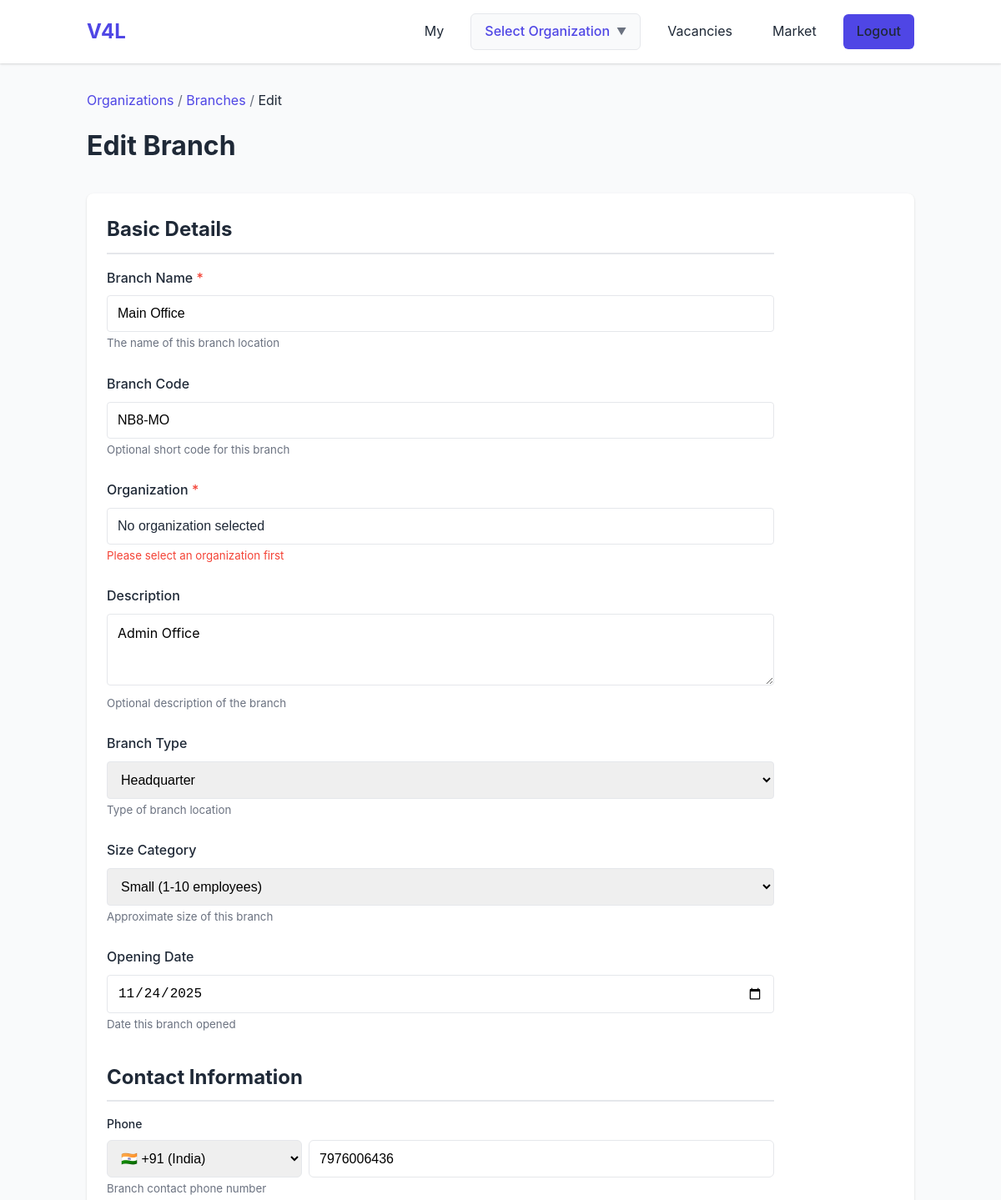
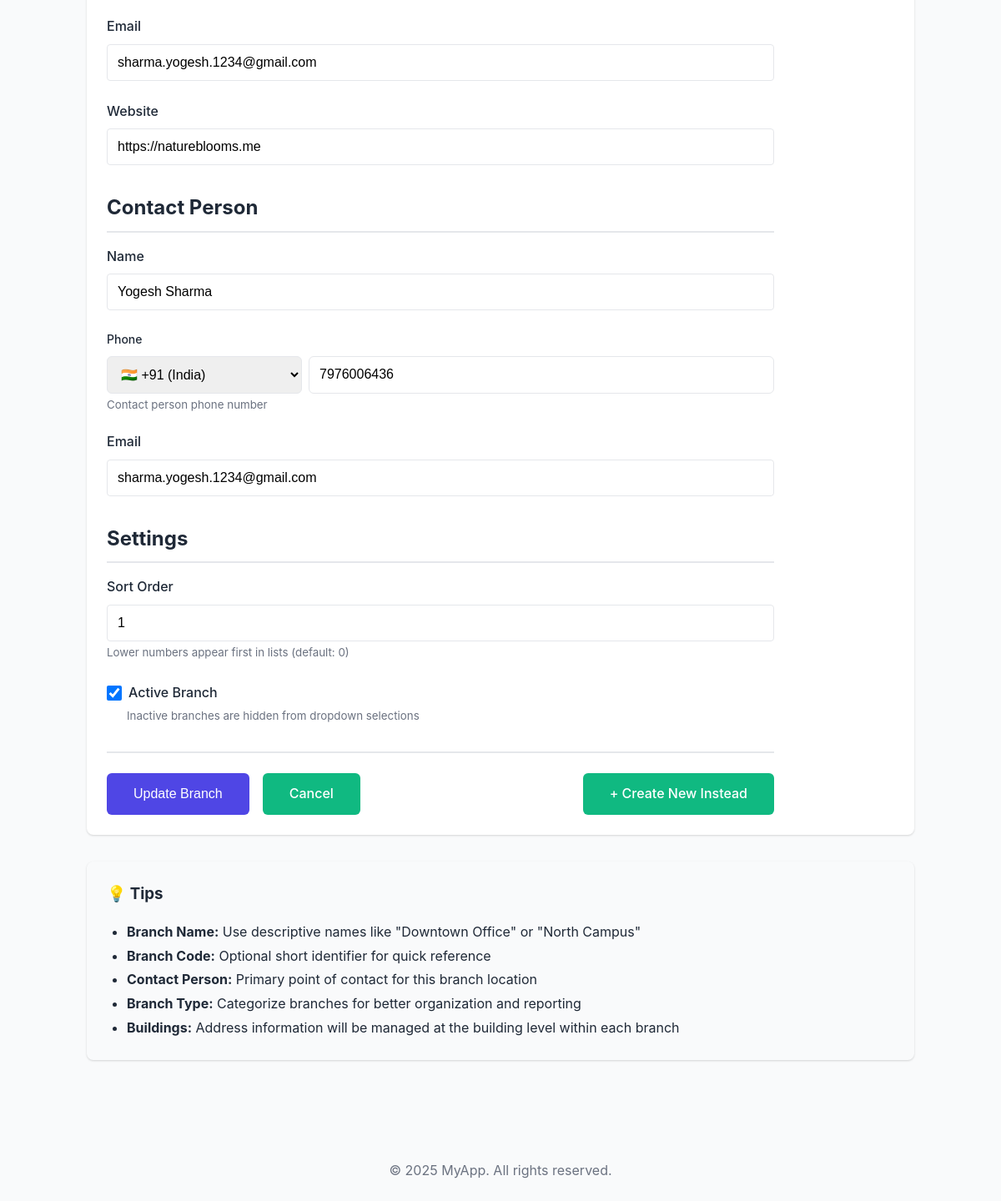
Page /public/organizations/departments/facilities/branches/form/index.php?id=bd1fa6d3-2aff-48de-b969-5f4dd11868eb (signed in) on the committed database (2 pictures, top to bottom).
### tables this page shows
CREATE TABLE organization_branches (
    id TEXT PRIMARY KEY,
    organization_id TEXT NOT NULL,
    name TEXT NOT NULL,
    code TEXT,
    description TEXT,

    -- Contact fields
    phone TEXT,
    email TEXT,
    website TEXT,

    -- Branch contact person
    contact_person_name TEXT,
    contact_person_phone TEXT,
    contact_person_email TEXT,

    -- Status and metadata
    is_active INTEGER DEFAULT 1,
    branch_type TEXT,
    size_category TEXT,
    opening_date TEXT,
    sort_order INTEGER DEFAULT 0,

    -- Audit fields
    created_by TEXT,
    created_at TEXT DEFAULT CURRENT_TIMESTAMP,
    updated_by TEXT,
    updated_at TEXT,
    deleted_by TEXT,
    deleted_at TEXT,

    FOREIGN KEY (organization_id) REFERENCES organizations(id) ON DELETE CASCADE,
    FOREIGN KEY (created_by) REFERENCES users(id) ON DELETE SET NULL
);

### public/organizations/departments/facilities/branches/form/index.php (the view, shortened to what the rows shown need)
<?php
$branchRepo = new OrganizationBranchRepository();
$isEdit = false;
$branch = new OrganizationBranch();
$branchTypes = [
    'headquarter' => 'Headquarter',
    'regional_office' => 'Regional Office',
    'branch_office' => 'Branch Office',
    'warehouse' => 'Warehouse',
    'retail' => 'Retail Location',
    'manufacturing' => 'Manufacturing',
    'other' => 'Other'
];
$sizeCategories = [
    'small' => 'Small (1-10 employees)',
    'medium' => 'Medium (11-50 employees)',
    'large' => 'Large (51-200 employees)',
    'enterprise' => 'Enterprise (200+ employees)'
];
if (isset($_GET['id'])) {
    $isEdit = true;
    $branch = $branchRepo->findById($_GET['id']);
}
$pageTitle = $isEdit ? 'Edit Branch' : 'New Branch';
include __DIR__ . '/../../../../../../views/header.php';
?>
<div class="py-4">
    <h1 style="margin-bottom: 2rem;"><?php echo $pageTitle; ?></h1>
    <div class="card">
        <form method="POST" action="" style="max-width: 800px;">
            <div style="margin-bottom: 2rem;">
                <h2 style="margin-bottom: 1rem; padding-bottom: 0.5rem; border-bottom: 2px solid var(--border-color);">
                    Basic Details
                </h2>
                <div style="margin-bottom: 1.5rem;">
                    <label for="name" style="display: block; margin-bottom: 0.5rem; font-weight: 500;">
                        Branch Name <span style="color: #f44336;">*</span>
                    </label>
                    <input
                        type="text"
                        id="name"
                        name="name"
                        value="<?php echo htmlspecialchars($branch->getName() ?? ''); ?>"
                        required
                        style="width: 100%; padding: 0.75rem; border: 1px solid var(--border-color); border-radius: 4px; font-size: 1rem;"
                        placeholder="e.g., Downtown Office, North Campus, West Branch"
                    >
                    <small class="text-muted">The name of this branch location</small>
                </div>
                <div style="margin-bottom: 1.5rem;">
                    <label for="code" style="display: block; margin-bottom: 0.5rem; font-weight: 500;">
                        Branch Code
                    </label>
                    <input
                        type="text"
                        id="code"
                        name="code"
                        value="<?php echo htmlspecialchars($branch->getCode() ?? ''); ?>"
                        style="width: 100%; padding: 0.75rem; border: 1px solid var(--border-color); border-radius: 4px; font-size: 1rem; text-transform: uppercase;"
                        placeholder="e.g., DTN, NC, WB"
                        maxlength="20"
                        oninput="this.value = this.value.toUpperCase()"
                    >
                    <small class="text-muted">Optional short code for this branch</small>
                </div>
                <div style="margin-bottom: 1.5rem;">
                    <label for="description" style="display: block; margin-bottom: 0.5rem; font-weight: 500;">
                        Description
                    </label>
                    <textarea
                        id="description"
                        name="description"
                        rows="3"
                        style="width: 100%; padding: 0.75rem; border: 1px solid var(--border-color); border-radius: 4px; font-size: 1rem; font-family: inherit;"
                        placeholder="Brief description of this branch location..."
                    ><?php echo htmlspecialchars($branch->getDescription() ?? ''); ?></textarea>
                    <small class="text-muted">Optional description of the branch</small>
                </div>
                <div style="margin-bottom: 1.5rem;">
                    <label for="branch_type" style="display: block; margin-bottom: 0.5rem; font-weight: 500;">
                        Branch Type
                    </label>
                    <select
                        id="branch_type"
                        name="branch_type"
                        style="width: 100%; padding: 0.75rem; border: 1px solid var(--border-color); border-radius: 4px; font-size: 1rem;"
                    >
                        <?php foreach ($branchTypes as $value => $label): ?>
                            <option value="<?php echo htmlspecialchars($value); ?>"
                                <?php echo ($branch->getBranchType() === $value) ? 'selected' : ''; ?>>
                                <?php echo htmlspecialchars($label); ?>
                            </option>
                        <?php endforeach; ?>
                    </select>
                    <small class="text-muted">Type of branch location</small>
                </div>
                <div style="margin-bottom: 1.5rem;">
                    <label for="size_category" style="display: block; margin-bottom: 0.5rem; font-weight: 500;">
                        Size Category
                    </label>
                    <select
                        id="size_category"
                        name="size_category"
                        style="width: 100%; padding: 0.75rem; border: 1px solid var(--border-color); border-radius: 4px; font-size: 1rem;"
                    >
                        <?php foreach ($sizeCategories as $value => $label): ?>
                            <option value="<?php echo htmlspecialchars($value); ?>"
                                <?php echo ($branch->getSizeCategory() === $value) ? 'selected' : ''; ?>>
                                <?php echo htmlspecialchars($label); ?>
                            </option>
                        <?php endforeach; ?>
                    </select>
                    <small class="text-muted">Approximate size of this branch</small>
                </div>
                <div style="margin-bottom: 1.5rem;">
                    <label for="opening_date" style="display: block; margin-bottom: 0.5rem; font-weight: 500;">
                        Opening Date
                    </label>
                    <input
                        type="date"
                        id="opening_date"
                        name="opening_date"
                        value="<?php echo htmlspecialchars($branch->getOpeningDate() ?? ''); ?>"
                        style="width: 100%; padding: 0.75rem; border: 1px solid var(--border-color); border-radius: 4px; font-size: 1rem;"
                    >
                    <small class="text-muted">Date this branch opened</small>
                </div>
            </div>
            <div style="margin-bottom: 2rem;">
                <h2 style="margin-bottom: 1rem; padding-bottom: 0.5rem; border-bottom: 2px solid var(--border-color);">
                    Contact Information
                </h2>
                <div style="margin-bottom: 1.5rem;">
                    <label for="email" style="display: block; margin-bottom: 0.5rem; font-weight: 500;">
                        Email
                    </label>
                    <input
                        type="email"
                        id="email"
                        name="email"
                        value="<?php echo htmlspecialchars($branch->getEmail() ?? ''); ?>"
                        style="width: 100%; padding: 0.75rem; border: 1px solid var(--border-color); border-radius: 4px; font-size: 1rem;"
                        placeholder="branch@example.com"
                    >
                </div>
                <div style="margin-bottom: 1.5rem;">
                    <label for="website" style="display: block; margin-bottom: 0.5rem; font-weight: 500;">
                        Website
                    </label>
                    <input
                        type="url"
                        id="website"
                        name="website"
                        value="<?php echo htmlspecialchars($branch->getWebsite() ?? ''); ?>"
                        style="width: 100%; padding: 0.75rem; border: 1px solid var(--border-color); border-radius: 4px; font-size: 1rem;"
                        placeholder="https://example.com"
                    >
                </div>
            </div>
            <div style="margin-bottom: 2rem;">
                <h2 style="margin-bottom: 1rem; padding-bottom: 0.5rem; border-bottom: 2px solid var(--border-color);">
                    Contact Person
                </h2>
                <div style="margin-bottom: 1.5rem;">
                    <label for="contact_person_name" style="display: block; margin-bottom: 0.5rem; font-weight: 500;">
                        Name
                    </label>
                    <input
                        type="text"
                        id="contact_person_name"
                        name="contact_person_name"
                        value="<?php echo htmlspecialchars($branch->getContactPersonName() ?? ''); ?>"
                        style="width: 100%; padding: 0.75rem; border: 1px solid var(--border-color); border-radius: 4px; font-size: 1rem;"
                        placeholder="Primary contact person name"
                    >
                </div>
                <div style="margin-bottom: 1.5rem;">
                    <label for="contact_person_email" style="display: block; margin-bottom: 0.5rem; font-weight: 500;">
                        Email
                    </label>
                    <input
                        type="email"
                        id="contact_person_email"
                        name="contact_person_email"
                        value="<?php echo htmlspecialchars($branch->getContactPersonEmail() ?? ''); ?>"
                        style="width: 100%; padding: 0.75rem; border: 1px solid var(--border-color); border-radius: 4px; font-size: 1rem;"
                        placeholder="contact@example.com"
                    >
                </div>
            </div>
            <div style="margin-bottom: 2rem;">
                <h2 style="margin-bottom: 1rem; padding-bottom: 0.5rem; border-bottom: 2px solid var(--border-color);">
                    Settings
                </h2>
                <div style="margin-bottom: 1.5rem;">
                    <label for="sort_order" style="display: block; margin-bottom: 0.5rem; font-weight: 500;">
                        Sort Order
                    </label>
                    <input
                        type="number"
                        id="sort_order"
                        name="sort_order"
                        value="<?php echo $branch->getSortOrder() ?? 0; ?>"
                        min="0"
                        style="width: 100%; padding: 0.75rem; border: 1px solid var(--border-color); border-radius: 4px; font-size: 1rem;"
                        placeholder="0"
                    >
                    <small class="text-muted">Lower numbers appear first in lists (default: 0)</small>
                </div>
                <div style="margin-bottom: 1.5rem;">
                    <label style="display: flex; align-items: center; cursor: pointer;">
                        <input
                            type="checkbox"
                            id="is_active"
                            name="is_active"
                            <?php echo ($branch->getIsActive() || !$isEdit) ? 'checked' : ''; ?>
                            style="margin-right: 0.5rem; width: 18px; height: 18px; cursor: pointer;"
                        >
                        <span style="font-weight: 500;">Active Branch</span>
                    </label>
                </div>
            </div>
        </form>
    </div>
</div>
<?php include __DIR__ . '/../../../../../../views/footer.php'; ?>

### rows in the picture
organization_branches: name "Main Office", code "NB8-MO", description "Admin Office", branch_type "Headquarter", size_category "Small (1-10 employees)", opening_date "11/24/2025", email "sharma.yogesh.1234@gmail.com", website "https://natureblooms.me", contact_person_name "Yogesh Sharma", contact_person_email "sharma.yogesh.1234@gmail.com", sort_order "1", is_active "☑"

### other values in the picture
$pageTitle "Edit Branch"
$opts['help_text'] "Branch contact phone number Contact person phone number"
